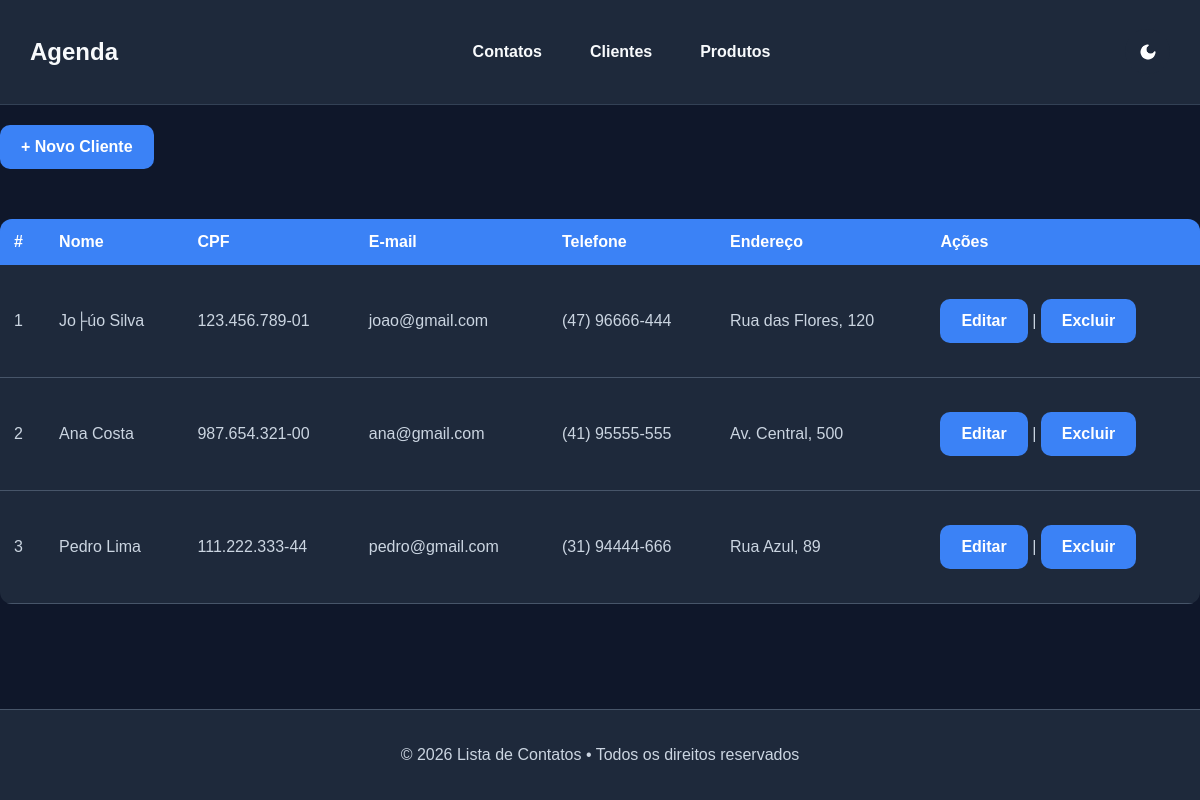
The page /clientes.php on the database its author committed.
### tables this page shows
CREATE TABLE `clientes` (
  `id` int(11) NOT NULL AUTO_INCREMENT,
  `nome` varchar(100) NOT NULL,
  `cpf` varchar(14) NOT NULL,
  `email` varchar(100) NOT NULL,
  `telefone` varchar(14) NOT NULL,
  `endereco` varchar(100) NOT NULL,
  `created_at` timestamp NOT NULL DEFAULT current_timestamp(),
  PRIMARY KEY (`id`)
);

### funcoes_clientes.php (the view, shortened to what this page needs)
<?php
function obterClientes(PDO $pdo): array {
    $sql = "SELECT * FROM clientes";
    $stmt = $pdo->query($sql);
    return $stmt->fetchAll(PDO::FETCH_ASSOC);
}
function exibirTabelaClientes(array $clientes): void {
    echo "<table>\n";
    echo "  <thead>\n";
    echo "    <tr><th>#</th><th>Nome</th><th>CPF</th><th>E-mail</th><th>Telefone</th><th>Endereço</th><th>Ações</th></tr>\n";
    echo "  </thead>\n";
    echo "  <tbody>\n";
    foreach ($clientes as $indice => $cliente) {
        $num   = $indice + 1;
        $id = $cliente['id'];
        $nome  = htmlspecialchars($cliente['nome']);
        $cpf  = htmlspecialchars($cliente['cpf']);
        $email = htmlspecialchars($cliente['email']);
        $fone  = htmlspecialchars($cliente['telefone']);
        $endereco  = htmlspecialchars($cliente['endereco']);
        echo "    <tr>\n";
        echo "      <td>{$num}</td>\n";
        echo "      <td>{$nome}</td>\n";
        echo "      <td>{$cpf}</td>\n";
        echo "      <td>{$email}</td>\n";
        echo "      <td>{$fone}</td>\n";
        echo "      <td>{$endereco}</td>\n";
        echo "      <td>
                    <a class='btn-novo-contato'href='editar_cliente.php?id={$id}'>Editar</a>
                    |
                    <a class='btn-novo-contato'href='excluir_cliente.php?id={$id}'
                    onclick=\"return confirm('Deseja excluir este cliente?')\">
                    Excluir
                    </a>
                    </td>\n";
        echo "    </tr>\n";
    }
    echo "  </tbody>\n";
    echo "</table>\n";
}
?>

### style.css (style rules this page uses)
:root { --background: #0F172A; --surface: #1E293B; --surface-2: #334155; --primary: #3B82F6; --primary-hover: #2563EB; --text-primary: #F8FAFC; --text-secondary: #CBD5E1; --border: #475569; --nav: #1E293B; --navborder: #334155; --navcolor: #F8FAFC; --navhover: #334155; }
body { font-family: Arial, sans-serif; margin: 20px; background: var(--background); color: var(--text-primary); min-height: 100vh; margin: 0; display: flex; flex-direction: column; }
table { width: 100%; border-collapse: collapse; width: 100%; background: var(--surface); border-radius: 12px; overflow: hidden; margin-top: 30px; }
td { padding: 14px; border-bottom: 1px solid var(--border); color: var(--text-secondary); }
th { background: var(--primary); color: white; text-align: left; padding: 14px; }
.btn-novo-contato { display: inline-block; margin: 20px 0; padding: 12px 20px; background: var(--primary); color: white; text-decoration: none; border-radius: 10px; font-weight: 600; transition: 0.3s ease; border: 1px solid transparent; }

### rows shown on the page
clientes: num "1", nome "Jo├úo Silva", cpf "123.456.789-01", email "joao@gmail.com", telefone "(47) 96666-444", endereco "Rua das Flores, 120"
clientes: num "2", nome "Ana Costa", cpf "987.654.321-00", email "ana@gmail.com", telefone "(41) 95555-555", endereco "Av. Central, 500"
clientes: num "3", nome "Pedro Lima", cpf "111.222.333-44", email "pedro@gmail.com", telefone "(31) 94444-666", endereco "Rua Azul, 89"
